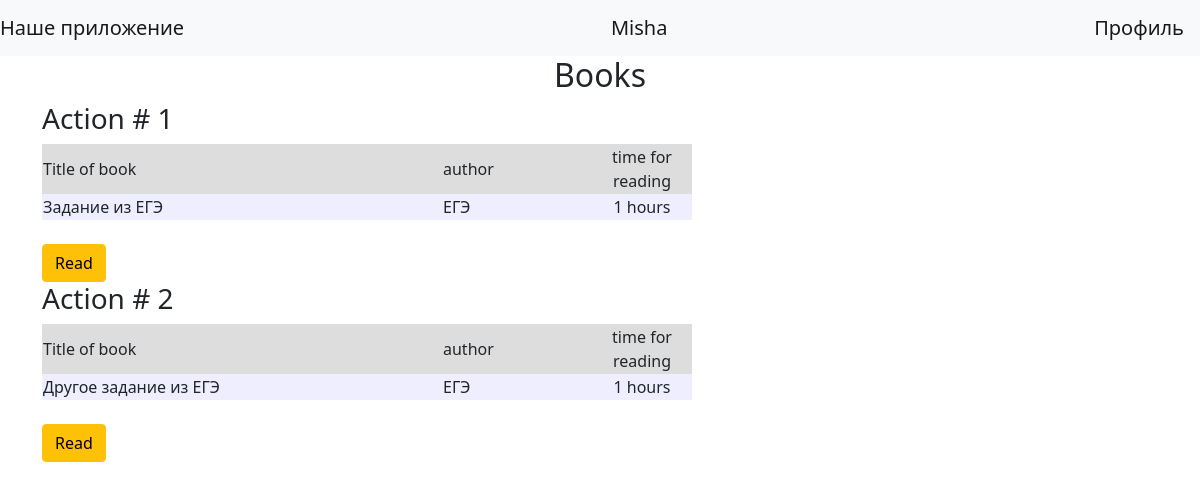
The page / (signed in) on the database its author committed.
### data/users.py (models this page shows, shortened)
class User(SqlAlchemyBase, UserMixin, SerializerMixin):
    __tablename__ = "users"
    id = sqlalchemy.Column(sqlalchemy.Integer, primary_key=True, autoincrement=True)
    name = sqlalchemy.Column(sqlalchemy.String, nullable=True)
    surname = sqlalchemy.Column(sqlalchemy.String, nullable=True)
    about = sqlalchemy.Column(sqlalchemy.String, nullable=True)
    email = sqlalchemy.Column(sqlalchemy.String, index=True, unique=True, nullable=True)
    hashed_password = sqlalchemy.Column(sqlalchemy.String, nullable=True)
    created_date = sqlalchemy.Column(sqlalchemy.DateTime, default=datetime.datetime.now)

### data/books.py (models this page shows, shortened)
class Books(SqlAlchemyBase, UserMixin, SerializerMixin):
    __tablename__ = "books"
    id = sqlalchemy.Column(sqlalchemy.Integer, primary_key=True, autoincrement=True)
    title = sqlalchemy.Column(sqlalchemy.String, nullable=True)
    author = sqlalchemy.Column(sqlalchemy.String, nullable=True)
    time_for_reading = sqlalchemy.Column(sqlalchemy.Integer, nullable=True, default=0)
    date = sqlalchemy.Column(sqlalchemy.DateTime, default=datetime.datetime.now)
    about = sqlalchemy.Column(sqlalchemy.Text)
    whose = sqlalchemy.Column(sqlalchemy.Integer, sqlalchemy.ForeignKey("users.id"))
    book = sqlalchemy.Column(sqlalchemy.String)
    user = orm.relationship("User")

### main.py (the view)
@app.route("/")
def read():
    db_sess = db_session.create_session()
    books = db_sess.query(Books).all()
    return render_template("read.html", books=books)

### data/db_session.py (called while the page is built)
def create_session() -> Session:
    global __factory
    return __factory()

### main.py (called while the page is built)
@login_manager.user_loader
def load_user(user_id):
    db_sess = db_session.create_session()
    return db_sess.query(User).get(user_id)

### templates/read.html (shortened to what this page needs)
{% extends "base.html" %}
{% block content %}
<h2 align="center">Books</h2>
{% for book in books %}
<h3>Action # {{ book.id }}</h3>
<div class="table_container">
    <table class="my_table">
        <tr class="my_row">
            <td class="title" width="400px" bgcolor="#dddddd">Title of book</td>
            <td class="title" width="150px" bgcolor="#dddddd">author</td>
            <td class="title" width="100px" bgcolor="#dddddd" align="center">time for reading</td>
        </tr>
        <tr class="my_row">
            <td class="ordinary" bgcolor="#eeeeff">{{ book.title }}</td>
            <td class="ordinary" bgcolor="#eeeeff">{{ book.author }}</td>
            <td class="ordinary" bgcolor="#eeeeff" align="center">{{ book.time_for_reading }} hours</td>
        </tr>
    </table>
</div>
<br>
<div>
    <a href="/books/{{ book.id }}" class="btn btn-warning">Read</a>
</div>
{% endfor %}
{% endblock %}

### templates/base.html (shortened to what this page needs)
<!doctype html>
<html lang="en">
<head>
   <link rel="stylesheet"
                    href="https://cdn.jsdelivr.net/npm/bootstrap@5.0.0-beta1/dist/css/bootstrap.min.css"
>
</head>
<body>
<header>
    <nav class="navbar navbar-light bg-light">
        <a class="navbar-brand" href="#">Наше приложение</a>
        {% if current_user.is_authenticated %}
            <a class="navbar-brand" href="/logout">{{ current_user.name }}</a>
            <a class="navbar-brand" href="/profile">Профиль</a>
        {% else %}
            <p>
                <a class="btn btn-primary " href="/register">Зарегистрироваться</a>
                <a class="btn btn-success" href="/login">Войти</a>
            </p>
        {% endif %}
    </nav>
</header>
<main role="main" class="container">
    {% block content %}{% endblock %}
</main>
</body>
</html>

### rows shown on the page
User: name "Misha"
Books: id "1", title "Задание из ЕГЭ", author "ЕГЭ", time_for_reading "1"
Books: id "2", title "Другое задание из ЕГЭ", author "ЕГЭ", time_for_reading "1"
